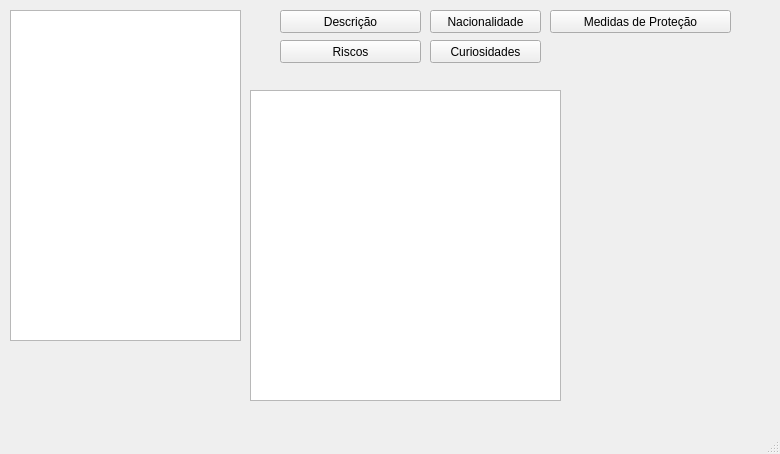
<?xml version="1.0" encoding="UTF-8"?>
<ui version="4.0">
 <class>MainWindow</class>
 <widget class="QMainWindow" name="MainWindow">
  <property name="geometry">
   <rect>
    <x>0</x>
    <y>0</y>
    <width>780</width>
    <height>454</height>
   </rect>
  </property>
  <property name="windowTitle">
   <string>Fantastic Beasts Protocol</string>
  </property>
  <property name="accessibleName">
   <string>descrição</string>
  </property>
  <widget class="QWidget" name="centralwidget">
   <widget class="QListView" name="listAnimals">
    <property name="geometry">
     <rect>
      <x>10</x>
      <y>10</y>
      <width>231</width>
      <height>331</height>
     </rect>
    </property>
   </widget>
   <widget class="QPushButton" name="descriptionButton">
    <property name="geometry">
     <rect>
      <x>280</x>
      <y>10</y>
      <width>141</width>
      <height>23</height>
     </rect>
    </property>
    <property name="cursor">
     <cursorShape>PointingHandCursor</cursorShape>
    </property>
    <property name="text">
     <string>Descrição</string>
    </property>
   </widget>
   <widget class="QPushButton" name="nationButton">
    <property name="geometry">
     <rect>
      <x>430</x>
      <y>10</y>
      <width>111</width>
      <height>23</height>
     </rect>
    </property>
    <property name="cursor">
     <cursorShape>PointingHandCursor</cursorShape>
    </property>
    <property name="accessibleName">
     <string>Nacionalidade</string>
    </property>
    <property name="text">
     <string>Nacionalidade</string>
    </property>
   </widget>
   <widget class="QPushButton" name="riscButton">
    <property name="geometry">
     <rect>
      <x>280</x>
      <y>40</y>
      <width>141</width>
      <height>23</height>
     </rect>
    </property>
    <property name="cursor">
     <cursorShape>PointingHandCursor</cursorShape>
    </property>
    <property name="accessibleName">
     <string>Riscos</string>
    </property>
    <property name="text">
     <string>Riscos</string>
    </property>
   </widget>
   <widget class="QPushButton" name="defenseButton">
    <property name="geometry">
     <rect>
      <x>550</x>
      <y>10</y>
      <width>181</width>
      <height>23</height>
     </rect>
    </property>
    <property name="cursor">
     <cursorShape>PointingHandCursor</cursorShape>
    </property>
    <property name="accessibleName">
     <string>Medidas de Proteção</string>
    </property>
    <property name="text">
     <string>Medidas de Proteção</string>
    </property>
   </widget>
   <widget class="QPushButton" name="curioButton">
    <property name="geometry">
     <rect>
      <x>430</x>
      <y>40</y>
      <width>111</width>
      <height>23</height>
     </rect>
    </property>
    <property name="cursor">
     <cursorShape>PointingHandCursor</cursorShape>
    </property>
    <property name="accessibleName">
     <string>Curiosidades</string>
    </property>
    <property name="text">
     <string>Curiosidades</string>
    </property>
   </widget>
   <widget class="QTextBrowser" name="textBrowser">
    <property name="geometry">
     <rect>
      <x>250</x>
      <y>90</y>
      <width>311</width>
      <height>311</height>
     </rect>
    </property>
   </widget>
   <widget class="QLabel" name="magicalLogo">
    <property name="geometry">
     <rect>
      <x>550</x>
      <y>40</y>
      <width>231</width>
      <height>201</height>
     </rect>
    </property>
    <property name="styleSheet">
     <string notr="true">image: url(:/newPrefix/department-of-magic-creatures.png);</string>
    </property>
    <property name="text">
     <string/>
    </property>
    <property name="scaledContents">
     <bool>true</bool>
    </property>
   </widget>
   <widget class="QLabel" name="ministryLogo">
    <property name="geometry">
     <rect>
      <x>20</x>
      <y>350</y>
      <width>101</width>
      <height>91</height>
     </rect>
    </property>
    <property name="styleSheet">
     <string notr="true">image: url(:/newPrefix/ministry-of-magic (2).png);</string>
    </property>
    <property name="text">
     <string/>
    </property>
    <property name="scaledContents">
     <bool>true</bool>
    </property>
   </widget>
  </widget>
  <widget class="QStatusBar" name="statusbar"/>
 </widget>
 <resources>
  <include location="images\logo\source.qrc"/>
  <include location="images\logo\ministry.qrc"/>
 </resources>
 <connections/>
</ui>
